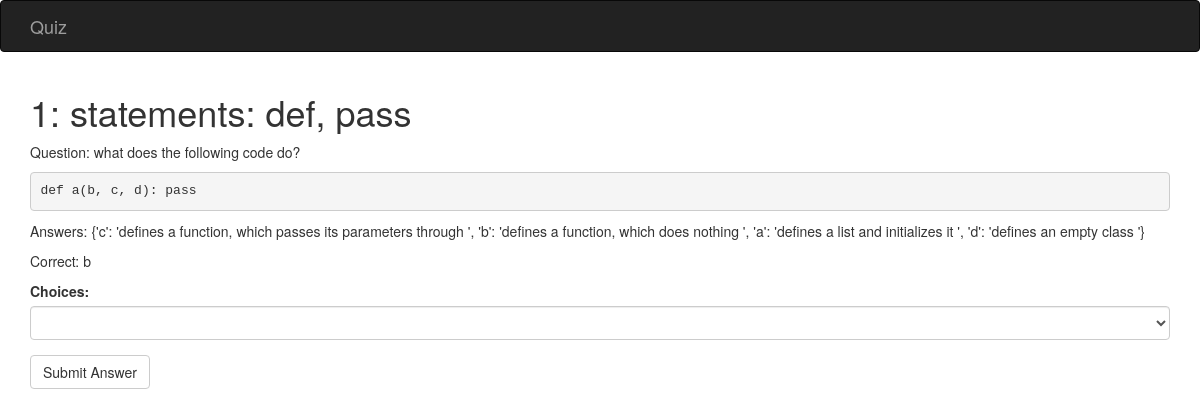
The page /quiz/1 on the database as committed earlier.
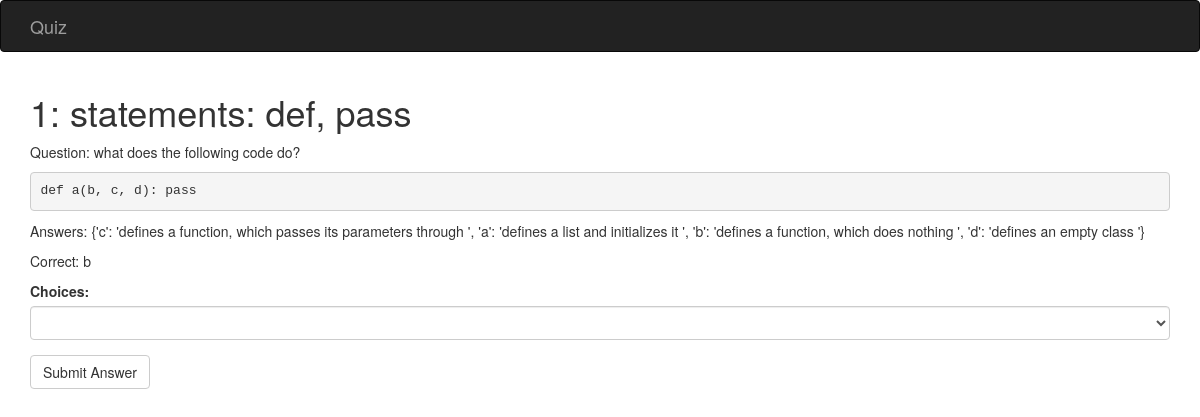
The same page on the database as committed later.
### quiz/models.py (models this page shows, shortened)
class Quiz(db.Model):
    id = db.Column(db.Integer, primary_key=True)
    title = db.Column(db.String)
    question = db.Column(db.String)
    code = db.Column(db.String)
    choices = db.Column(db.String)
    correct = db.Column(db.String)
    description = db.Column(db.String)

### quiz/views.py (the view)
@app.route('/quiz/<qid>', methods=['GET', 'POST'])
def quiz(qid):
    if request.method == 'GET':
        quiz = Quiz.query.filter_by(id=qid).first()
        form = QuizForm()
        return render_template('quiz.html', quiz=quiz, form=form)

### quiz/forms.py
class QuizForm(Form):
    answers = SelectField('Choices:')
    submit = SubmitField('Submit Answer')

### quiz/templates/quiz.html (shortened to what this page needs)
{% extends "base.html" %}
{% import 'bootstrap/wtf.html' as wtf %}
{% block page_content %}
<h1>{{ quiz.title }}</h1>
<p>Question: {{ quiz.question }}</p>
<pre>{{ quiz.code }}</pre>
<p>Answers: {{ quiz.choices }}</p>
<p>Correct: {{ quiz.correct }}</p>
{{ wtf.quick_form(form) }}
{% endblock %}

### quiz/templates/base.html (shortened to what this page needs)
{% extends 'bootstrap/base.html' %}
{% block navbar %}
<div class='navbar navbar-inverse' role='navigation'>
    <div class='container'>
        <a class='navbar-brand' href='{{ url_for('index') }}'>Quiz</a>
    </div>
</div>
{% endblock %}
{% block content %}
<div class='container'>
    {% block page_content %}{% endblock %}
</div>
{% endblock %}

Rows that differ between the two databases and show on the page:
changed Quiz "1: statements: def, pass": choices "…its parameters through ', 'b': 'defines a function, which does nothing ', 'a': 'defines a list and initializes it ', 'd': 'defines an…" → "…its parameters through ', 'a': 'defines a list and initializes it ', 'b': 'defines a function, which does nothing ', 'd': 'defines an…"
